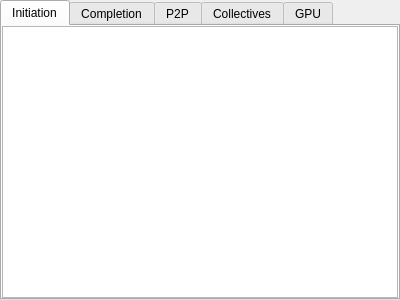
<?xml version="1.0" encoding="UTF-8"?>
<ui version="4.0">
 <class>MessagesTabWidget</class>
 <widget class="QTabWidget" name="MessagesTabWidget">
  <property name="geometry">
   <rect>
    <x>0</x>
    <y>0</y>
    <width>400</width>
    <height>300</height>
   </rect>
  </property>
  <property name="windowTitle">
   <string>Messages In Region</string>
  </property>
  <property name="currentIndex">
   <number>0</number>
  </property>
  <widget class="QTableWidget" name="initiation">
   <attribute name="title">
    <string>Initiation</string>
   </attribute>
  </widget>
  <widget class="QTableWidget" name="completion">
   <attribute name="title">
    <string>Completion</string>
   </attribute>
  </widget>
  <widget class="QTableWidget" name="p2p">
   <attribute name="title">
    <string>P2P</string>
   </attribute>
  </widget>
  <widget class="QTreeWidget" name="collectives">
   <property name="columnCount">
    <number>3</number>
   </property>
   <property name="supportedDragActions">
    <set>Qt::DropAction::MoveAction</set>
   </property>
   <attribute name="title">
    <string>Collectives</string>
   </attribute>
   <column>
    <property name="text">
     <string notr="true">Function</string>
    </property>
   </column>
   <column>
    <property name="text">
     <string notr="true">Rank</string>
    </property>
   </column>
   <column>
    <property name="text">
     <string notr="true">UID</string>
    </property>
   </column>
  </widget>
  <widget class="QTableWidget" name="gpu">
   <attribute name="title">
    <string>GPU</string>
   </attribute>
  </widget>
 </widget>
 <resources/>
 <connections/>
</ui>
